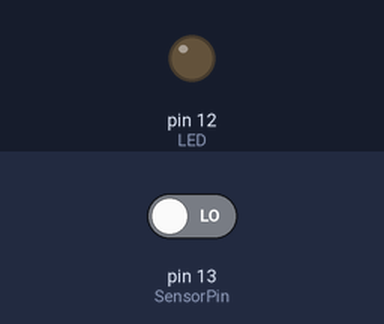
A sketch run on a simulated Arduino Uno, built with avr-gcc and run on an emulated ATmega328P. Parts: output pins drawn as LEDs (lit = HIGH). Inputs (shaded band) come from the test bench; at power-on: pin 13 (SensorPin) LOW. What the sketch prints to the serial monitor is not drawn.

Above: at 1.2 s.
1.3 s: pin 13 (SensorPin) driven HIGH
At 1.8 s:
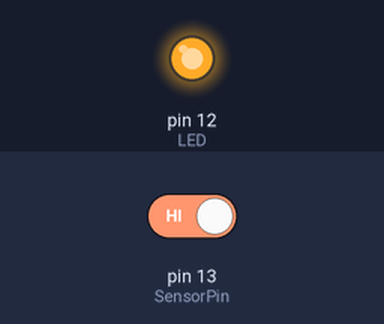
2.8 s: pin 13 (SensorPin) driven LOW
At 4.2 s:
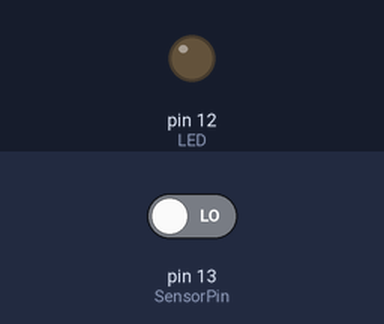
Timing chart, 0 to 5.8 s (numbered marks = the images above; inputs shaded):
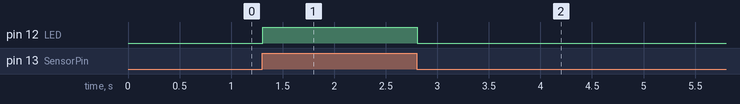

Measured:
- after the input at 1.3 s, pin 12 (LED): LOW → HIGH at once
- after the input at 2.8 s, pin 12 (LED): HIGH → LOW at once

The sketch:

flame.ino
```cpp
 int SensorPin = 13;
 bool sensorVal;
 int LED = 12;

void setup()
{
 pinMode(SensorPin,INPUT);
 pinMode(LED,OUTPUT);
 Serial.begin(9600);
}

 void loop()
 {
  sensorVal = digitalRead(SensorPin);
  Serial.println(sensorVal);

  if (sensorVal == HIGH)
  {
    digitalWrite (LED , HIGH);
  }
  else
  {
      digitalWrite (LED , LOW);
  }
 }
```
